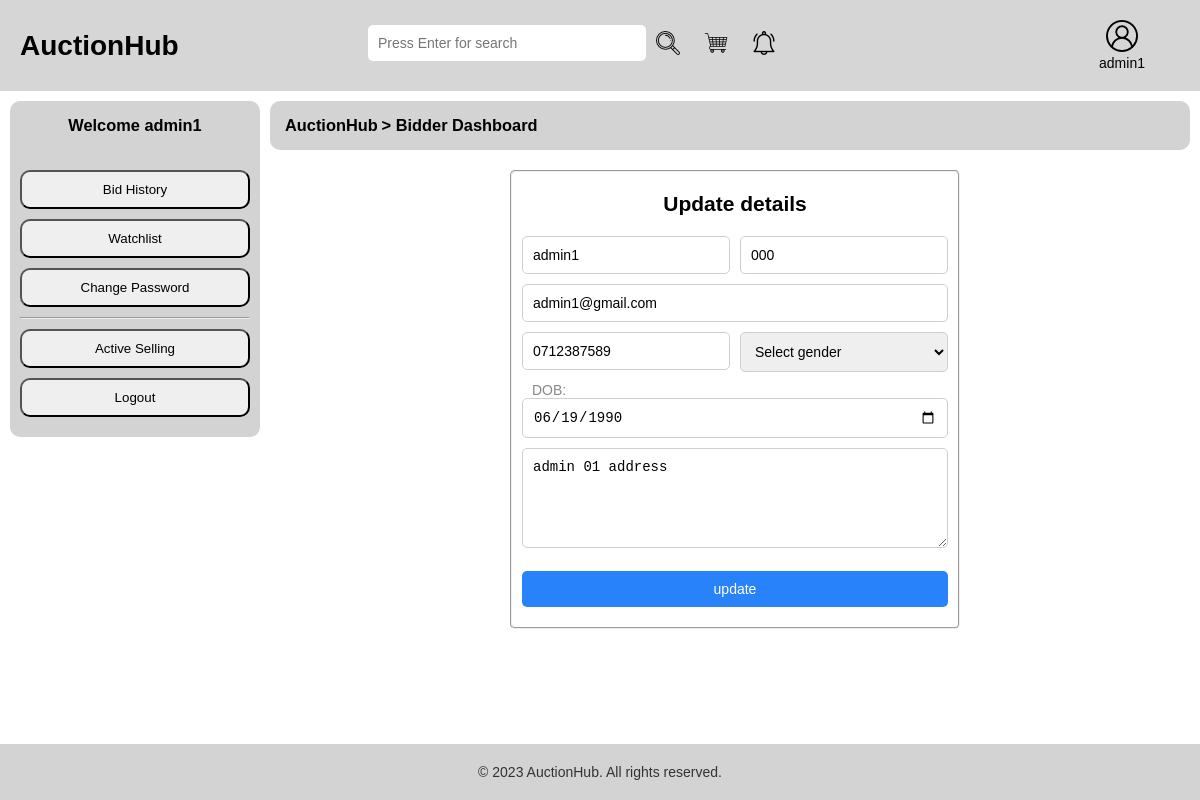
Screenshot of /bidder-dashboard.php (signed in) with the database file from the repository.
### tables this page shows
CREATE TABLE `users` (
  `user_id` int(11) NOT NULL,
  `first_name` varchar(30) NOT NULL,
  `last_name` varchar(30) NOT NULL,
  `email` varchar(255) NOT NULL,
  `dob` date NOT NULL,
  `phone` varchar(20) NOT NULL,
  `gender` varchar(20) NOT NULL,
  `address` varchar(255) NOT NULL,
  `registration_date` date NOT NULL,
  `is_bidder` tinyint(4) NOT NULL,
  `is_seller` tinyint(4) NOT NULL,
  `is_admin` tinyint(4) NOT NULL,
  `password` varchar(255) NOT NULL
);

### bidder-dashboard.php (the view, shortened to what this page needs)
<?php require_once('inc/config.php'); ?>
<?php
	if (isset($_SESSION['user_id'])) {
		$sql = "SELECT * FROM users WHERE user_id = {$_SESSION['user_id']}";
		$result = $con->query($sql);
		$row =$result->fetch_assoc();
		$first_name = $row['first_name'];
		$last_name = $row['last_name'];
		$email = $row['email'];
		$phone = $row['phone'];
		$dob = $row['dob'];
		$address = $row['address'];
	}
?>
<!DOCTYPE html>
<html>
<head>
	<link rel="stylesheet" type="text/css" href="css/main.css">
</head>
<body>
	<?php require_once('inc/header.php')?>
	<div class="content">
		<div class="side-bar">
			<?php require_once('inc/bidder-side-bar.php')?>
		</div>
		<div class="top-bar">
			<h3><a href="index.php">AuctionHub</a></h3>
			<h3> > </h3>
			<h3><a href="bidder-dashboard.php">Bidder Dashboard</a></h3>
		</div>
		<div class="container">
			<form class="register" action="bidder-dashboard.php" method="post">
				<fieldset>
						<h2>Update details</h2>
						<div class="row">
							<div class="item left"><input type="text" name="first_name" value="<?php echo $first_name ?>"></div>
							<div class="item right"><input type="text" name="last_name" value="<?php echo $last_name ?>"></div>
						</div>
						<input type="text" name="email" value="<?php echo $email ?>">
						<div class="row">
							<div class="item left">
								<input type="text" name="phone" value="<?php echo $phone	 ?>">
							</div>
							<div class="item right">
								<select name="gender">
								<option value="gender" selected disabled>Select gender</option>
								</select>
							</div>
						</div>
						<div class="row-dob">
						<label for="dateInput">DOB:</label>
						<input type="date" name="dob" value="<?php echo $dob ?>">
						</div>
						<textarea name="address"><?php echo $address ?></textarea>
						<input type="submit" name="update" value="update">
				</fieldset>
			</form>
		</div>
	<?php require 'inc/footer.php'; ?>
</body>
</html>

### css/main.css (style rules this page uses)
* { margin: 0; padding: 0; box-sizing: border-box; text-decoration: none; color: black; }
body { font-family: Arial, "helvetica Neue", Helvetica, sans-serif; font-size: 14px; }
body { position: relative; min-height: 100vh; margin: 0; padding-bottom: 100px; }
.register { width: 450px; margin: 10px auto; }
.register fieldset { padding: 10px; border-radius: 5px; }
.register .row { display: flex; }
.register .row .item { width: 50%; }
.register .row .right { margin-left: 10px; }
.register .row-dob { display: flex; flex-direction: column; }
.register .row-dob label { color: #898888; margin-left: 10px; }
.register input ,.register select, .register textarea { width: 100%; padding: 10px; margin-bottom: 10px; font-size: 14px; border-radius: 5px; border: 1px solid #ccd0d5; }
.register textarea { height: 100px; }
.register input[type="submit"] { text-align: center; background-color: #2883fa; color: #fff; border: none; cursor: pointer; margin-top: 10px; }
.register h2 { text-align: center; margin: 10px 0px 20px 0px; }
.content { overflow: hidden; }
.content .side-bar { overflow: hidden; width: 250px; float: left; background-color: lightgray; border-radius: 10px; margin-right: 10px; text-align: center; padding: 10px; margin-left: 10px; margin-top: 10px; }
.content .top-bar { overflow: hidden; background-color: lightgray; padding: 15px; border-radius: 10px; margin-bottom: 10px; margin-top: 10px; margin-right: 10px; }
.content .top-bar h3 { display: inline; }
.container { overflow: hidden; text-align: center; }
.register .row-dob { text-align: left; }

### rows the page displays
users: first_name "admin1", last_name "000", email "admin1@gmail.com", phone "0712387589", dob "06/19/1990", address "admin 01 address"

### other values shown
$_SESSION['first_name'] "admin1"
